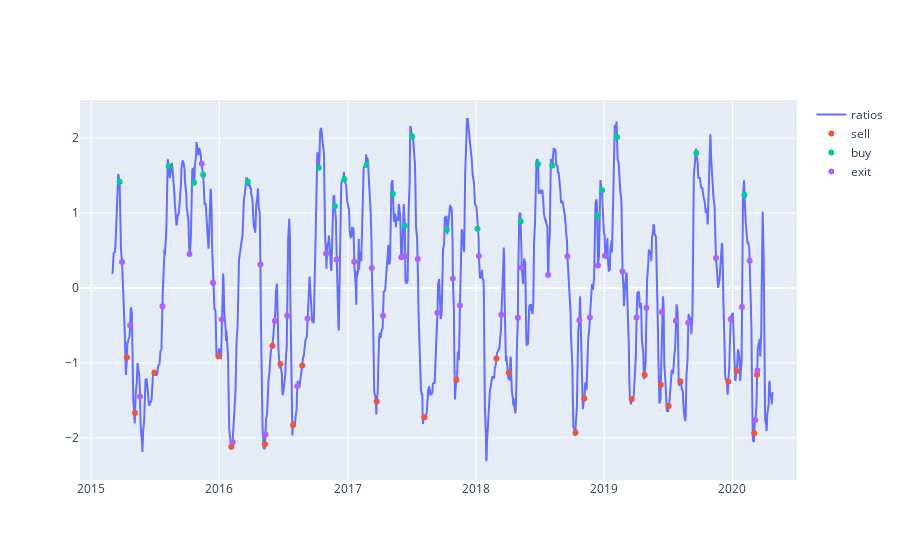
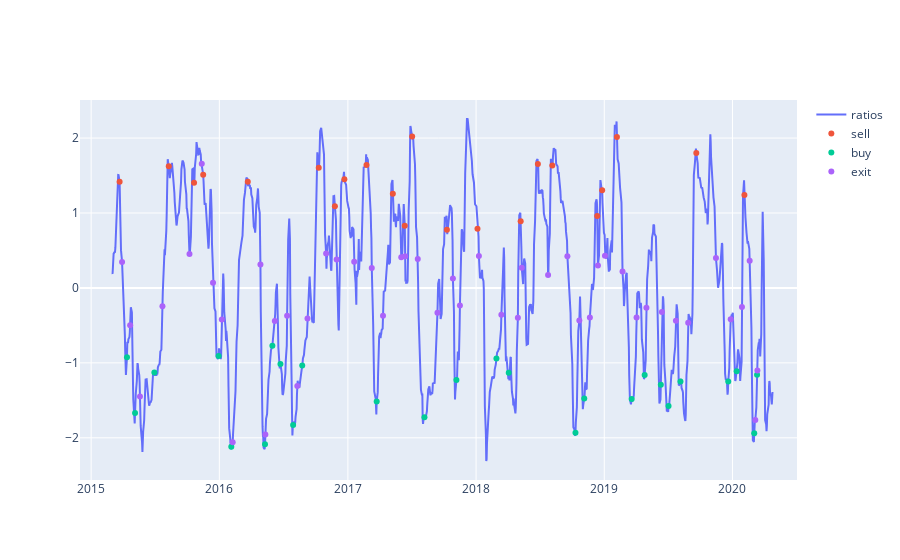

These figures' notebook cell, in order:
### Code cell
portfolio_fx.plot_trades_on_zscore_for_symbol(mavg_zscore, portfolio, symbol1)
portfolio_fx.plot_trades_on_zscore_for_symbol(mavg_zscore, portfolio, symbol2)
